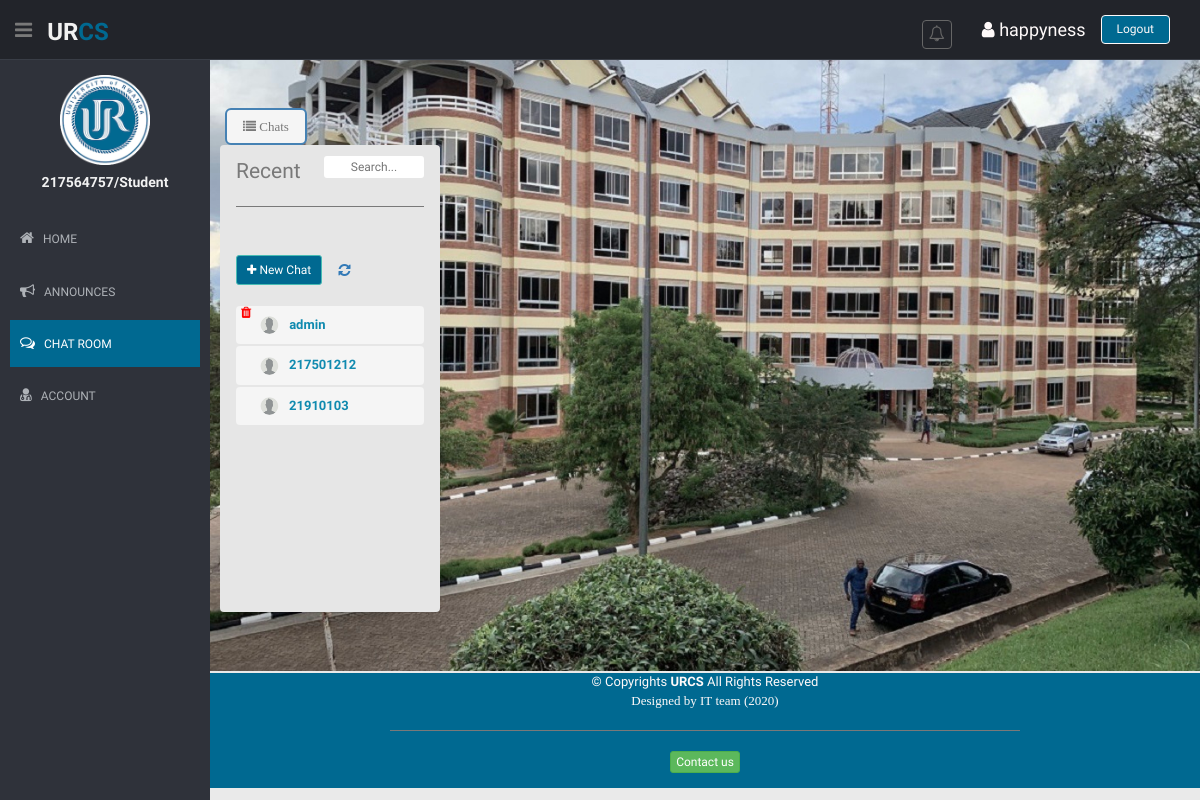
Screenshot of /chats/admin/ (signed in) with the database file from the repository.
### account/models.py (models this page shows)
class MyUser(AbstractUser):
    image = models.ImageField(upload_to='profiles/',default='avatar.png')
    phone = models.CharField(max_length=10, null=True)
    college=models.ForeignKey(College, related_name='users', on_delete=models.CASCADE, null=True)
    category = models.ForeignKey(Category, related_name='users', on_delete=models.CASCADE, null=True)
    subcategory = models.ForeignKey(Sub_category, related_name='users', on_delete=models.CASCADE, null=True)
    school = models.ForeignKey(School, related_name='users', on_delete=models.CASCADE, null=True)
    department = models.ForeignKey(Department, related_name='users', on_delete=models.CASCADE, null=True)
    level = models.CharField(max_length=5, null=True)
    unreads = models.PositiveIntegerField(default=0)

class Category(models.Model):
    name=models.CharField(max_length=30, unique=True)
    def __str__(self):
        return self.name

### chat/models.py (models this page shows)
class Chat_room(models.Model):
    me = models.ForeignKey(MyUser,related_name='chats',on_delete=models.CASCADE)
    other = models.ForeignKey(MyUser,related_name='+',on_delete=models.CASCADE)

### chat/views.py (the view, shortened to what this page needs)
# urls.py: path('<str:user_name>/',chat_index_view, name='chat'),
@login_required
def chat_index_view(request,user_name):
    _form = request.POST.get('form_name')
    chat_form = RoomForm()
    pwd_form = PasswordChangeForm(request.user)
    if _form == 'logout_form':
        user = request.user
        logout(request)
        messages.success(request, f'User {user} is logged out')
        return redirect('home')
    all_rooms = Chat_room.objects.all()
    user = request.user
    rooms=[]
    for room in all_rooms:
        if user == room.me or user == room.other:
            rooms.append(room)
    context = {'pwd_form':pwd_form,'chat_form':chat_form,'rooms':rooms,'user':user}
    return render(request,'chat_index.html',context)

### chat/forms.py
class RoomForm(forms.ModelForm):
    class Meta:
        model = Chat_room
        fields = ['other']

### chat/templates/chat_index.html (shortened to what this page needs)
{% extends 'base.html' %}
{% load crispy_forms_tags %}
{% load static %}
{% block active_chat %}
  <a class="active" href="{% url 'chat' user.username %}">
{% endblock %}
{% block bdy_tag %}
<body onresize="myFunction()">
{% endblock %}
{% block body %}
<div style="height: 500px;">
    <button class="navtgl btnee btn btn-lg fa fa-list" style="background-color: whitesmoke;"> Chats </button>
    <div class="row">
        <nav class="chathist">
            <section class="panel" style="background-color:rgb(230, 230, 230);width: 220px;">
                <div class="panel-heading">
                    <div>
                        <p>
                            <span style="font-size: 100%;">Recent</span>
                            <input id="search" class="btn btn-xs pull-right" type="text" placeholder="Search..." style="width: 100px;">
                        </p><hr>
                    </div>
                </div>
                <div class="panel-body">
                    <div>
                        <a class="btn btn-theme btn-sm" data-toggle="modal" data-target="#modal_add_chat">
                            <i class="fa fa-plus"></i>  New Chat
                        </a>
                        <a data-original-title="Refresh" class="btn mini tooltips" onclick="load_chats()">
                            <i class=" fa fa-refresh"></i>
                        </a>
                    </div>
                    <br>
                    <div class="chat_history">
                        <ul id="ulist" class="nav nav-pills nav-stacked">
                            {% for room in rooms %}
                            <li id="ch_{{room.id}}" class="room" value="{{room.id}}" data-url_room="{% url 'passing_box' room.id %}">
                                <a style="background-color: whitesmoke;padding-left: 0;">
                                    {% if user == room.me %}
                                        <i class="fa fa-trash pull-left btn btn-round del_chat" data-value="{{room.id}}" style="color:red ;padding: 4px;margin-top:-15px ;" data-toggle="modal" data-target="#modal_dchat"></i>
                                        <div class="chat_img"><img src="{{ room.other.image.url }}"></div>
                                        <b style="margin-left:10px ;color:#108aaf">{{room.other}}</b>
                                    {% else %}
                                        <i class="pull-left"style="padding: 12px;margin-top:-15px;"></i>
                                        <div class="chat_img"><img src="{{ room.me.image.url }}"></div>
                                        <b style="margin-left:10px ;color:#108aaf">{{room.me}}</b>
                                    {% endif %}
                                </a>
                            </li>
                            {% endfor %}
                        </ul>
                    </div>
                </div>
            </section>
        </nav>
    </div>
</div>
{% endblock %}

### templates/base.html (shortened to what this page needs)
{% load static %}
<!DOCTYPE html>
<html lang="en">
<head>
  <link href="{% static 'css/bootstrap.css' %}" rel="stylesheet">
  <link href="{% static 'css/bootstrap-select.min.css' %}" rel="stylesheet">
  <link href="{% static 'css/font-awesome.min.css' %}" rel="stylesheet" />
  <link href="{% static 'css/mystyle.css' %}" rel="stylesheet">
  <link href="{% static 'css/style-responsive.css' %}" rel="stylesheet">
</head>
{% block bdy_tag %}{% endblock %}
  <section id="container">
    <header class="header black-bg">
      <div class="sidebar-toggle-box">
        <div class="fa fa-bars tooltips" data-placement="right"></div>
      </div>
      <a href="{% url 'home' %}" class="logo"><b>ur<span>cs</span></b></a>
      <div class="top-menu">
        <ul class="nav pull-right top-menu">
          <div class="sidebar-toggle-box">
            <ul class="nav top-menu">
              <li id="header_notification_bar" class="dropdown">
                {% if user.is_authenticated %}
                <a data-toggle="dropdown" class="dropdown-toggle" href="javascript:;">
                  <i class="fa  fa-bell-o"></i>
                </a>
                {% else %}
                <a class="dropdown-toggle" href="javascript:;" data-toggle="modal" data-target="#modal_">
                  <i class="fa  fa-bell-o"></i>
                </a>
                {% endif %}
              </li>
            </ul>
          </div>
          {% if user.is_authenticated %}
          <div class="sidebar-toggle-box">
            <a href="{% url 'profile' user %}">
              <h4 style="color: snow;margin-top: 0px;">
                <i class="fa fa-user"></i>
                {{user.first_name}}
              </h4>
            </a>
          </div>
            {% if user.username == 'admin' %}
            <li><a href="{% url 'register' %}" class="logout">register</a></li>
            {% else %}
            <li><a href="javascript:;" class="logout" data-toggle="modal" data-target="#modal_logout">Logout</a></li>
            {% endif %}
            {% else %}
          <li><a href="javascript:;" class="logout" data-toggle="modal" data-target="#modal_login">Login</a></li>
          {% endif %}
        </ul>
      </div>
    </header>
    <aside>
      <div id="sidebar" class="nav-collapse ">
        <ul class="sidebar-menu" id="nav-accordion">
          <p class="centered"><img src="{% static 'img/logo.png' %}" width="90"></a></p>
          {% if user.is_authenticated %}
          <h5 class="centered">{{user}}/{{user.category}}</h5>
          {% else%}
          <h5 class="centered">You have not looged in</h5>
          {% endif %}
          <li class="mt">
            {% block active_home %}
            <a href="{% url 'home' %}">
            {% endblock %}
              <i class="fa fa-home"></i>
              <span>HOME</span>
            </a>
          </li>
          <li class="sub-menu">
              {% block active_announces %}
              <a href="javascript:;">
              {% endblock %}
                <i class="fa fa-bullhorn"></i>
                <span>ANNOUNCES</span>&emsp;
              </a>
          </li>
          <li class="sub-menu">
                {% block active_chat %}{% endblock %}
                <i class="fa fa-comments-o"></i>
                <span>CHAT ROOM</span>&emsp;
              </a>
          </li>
          <li class="sub-menu">
            {% block active_acc %}
            <a href="javascript:;">
            {% endblock %}
              <i class="fa fa-user-md"></i>
              <span>ACCOUNT</span>
            </a>
          </li>
        </ul>
      </div>
    </aside>
    <section id="main-content">
      <div id="bg_div" class="jumbotron" style="background-image:url('/static/img/backgd.jpg');background-repeat: no-repeat;background-size:100% 100% ;">
        <section class="wrapper">
          <div>
            {% block body %}
            {% endblock %}
          </div>
        </section>
      </div>
      <footer class="wrapper bg-theme" style="position:relative;margin-top: -28px;color: snow;">
        <div class="row">
          <div class="col-xs-2"></div>
          <div class="col-xs-8">
            <div class="text-center">
              &copy; Copyrights <b>URCS</b> All Rights Reserved
              <br>
              <i class="fa">Designed by IT team (2020)</i>
            </div>
            <hr>
            <div class="text-center">
              <a class="btn btn-success btn-xs" data-toggle="modal" data-target="#modal_contact">Contact us</a>
            </div>
          </div>
          <div class="col-xs-2"></div>
        </div>
      </footer>
    </section>
  </section>
</body>
</html>

### static/css/mystyle.css (style rules this page uses)
body { color: #797979; background: #eaeaea; font-family: 'Ruda', sans-serif; padding: 0px !important; margin: 0px !important; font-size:13px; }
ul li { list-style: none; }
a, a:hover, a:focus { text-decoration: none; outline: none; }
#container { width: 100%; height: 100%; }
.btn-round { border-radius: 20px; -webkit-border-radius: 20px; }
.bg-theme { background-color: #006991; }
.btn-theme { color: #fff; background-color: #006991; border-color: #48bcb4; }
hr { margin-top: 20px; margin-bottom: 20px; border: 0; border-top: 1px solid #797979; }
.centered { text-align: center; }
.mt { margin-top: 25px; }
ul.top-menu > li > .logout { color: snow; font-size: 12px; border-radius: 4px; -webkit-border-radius: 4px; border: 1px solid snow !important; padding: 5px 15px; margin-right: 15px; background: #006991; margin-top: 15px; }
#sidebar { width: 210px; height: 100%; position: fixed; background: #2f323a; }
#sidebar h5 { color: #f2f2f2; font-weight: 700; }
#sidebar ul li { position: relative; }
ul.sidebar-menu , ul.sidebar-menu li ul.sub { margin: -2px 0 0; padding: 0; }
ul.sidebar-menu { margin-top: 75px; }
ul.sidebar-menu li { margin-bottom: 5px; margin-left:10px; margin-right:10px; }
ul.sidebar-menu li.sub-menu { line-height: 15px; }
ul.sidebar-menu li a span { display: inline-block; }
ul.sidebar-menu li a { color: #aeb2b7; text-decoration: none; display: block; padding: 15px 0 15px 10px; font-size: 12px; outline: none; -webkit-transition: all 0.3s ease; -moz-transition: all 0.3s ease; -o-transition: all 0.3s ease; -ms-transition: all 0.3s ease; transition: all 0.3s ease; }
ul.sidebar-menu li a.active, ul.sidebar-menu li a:hover, ul.sidebar-menu li a:focus { background: #006991; color: #fff; display: block; -webkit-transition: all 0.3s ease; -moz-transition: all 0.3s ease; -o-transition: all 0.3s ease; -ms-transition: all 0.3s ease; transition: all 0.3s ease; }
ul.sidebar-menu li a i { font-size: 15px; padding-right: 6px; }
ul.sidebar-menu li a.active i { color: #fff; }
#main-content { margin-left: 210px; }
.header, .footer { min-height: 60px; padding: 0 15px; }
.header { position: fixed; left: 0; right: 0; z-index: 1002; }
.black-bg { background: #22242a; border-bottom: 1px solid #393d46; }
.wrapper { display: inline-block; margin-top: 60px; padding-left: 15px; padding-right: 15px; padding-bottom: 15px; padding-top: 0px; width: 100%; }
a.logo { font-size: 24px; color: #f2f2f2; float: left; margin-top: 15px; text-transform: uppercase; }
a.logo b { font-weight: 900; }
a.logo span { color: #006991; }
#top_menu .nav > li, ul.top-menu > li { float: left; }
ul.top-menu > li > a { color: #666666; font-size: 16px; border-radius: 4px; -webkit-border-radius: 4px; border:1px solid #666666 !important; padding: 2px 6px; margin-right: 15px; }
.sidebar-toggle-box { float: left; padding-right: 15px; margin-top: 20px; }
.sidebar-toggle-box .fa-bars { cursor: pointer; display: inline-block; font-size: 20px; }
.chat_img { float: left; width: 11%; }
.chat_img img { width: 100%; border-radius:50% }
.chat_history { height: 290px; overflow-y: auto; }
.active, .dot:hover { background-color: #717171; }

### chat/templates/chat_index.html (style rules this page uses)
.chathist { position:absolute; overflow-x: hidden; z-index: 1; }
.btnee { border-width: 2px; border-color: steelblue; }

### rows the page displays
MyUser: first_name "happyness", username "217564757", category "Student"
Chat_room: {{ room.id }} 2 (drawn), other.image (placeholder picture), other "admin"
Chat_room: {{ room.id }} 4 (drawn), me.image (placeholder picture), me "217501212"
Chat_room: {{ room.id }} 7 (drawn), me.image (placeholder picture), me "21910103"
